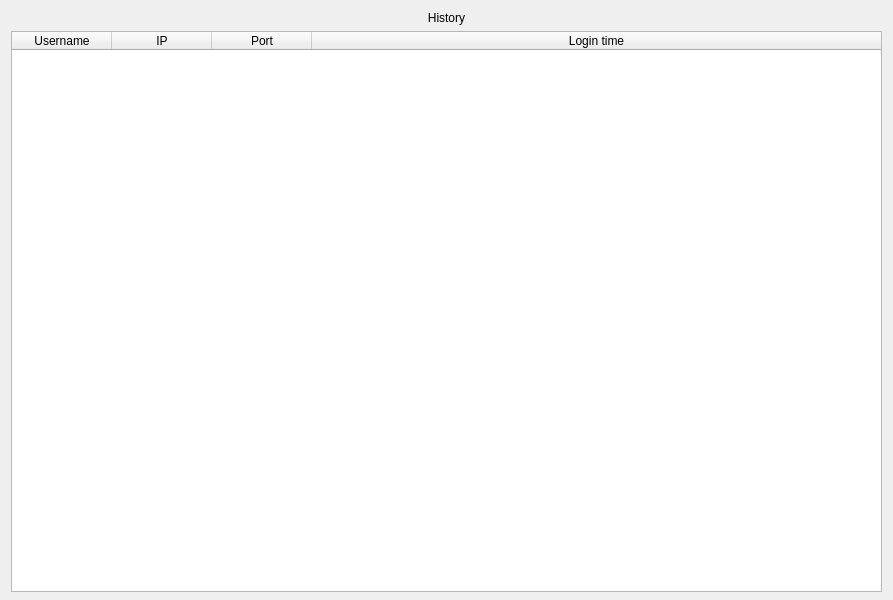
<?xml version="1.0" encoding="UTF-8"?>
<ui version="4.0">
 <class>statistics</class>
 <widget class="QDialog" name="statistics">
  <property name="geometry">
   <rect>
    <x>0</x>
    <y>0</y>
    <width>893</width>
    <height>600</height>
   </rect>
  </property>
  <property name="minimumSize">
   <size>
    <width>800</width>
    <height>600</height>
   </size>
  </property>
  <property name="windowTitle">
   <string>Statistics</string>
  </property>
  <widget class="QWidget" name="verticalLayoutWidget">
   <property name="geometry">
    <rect>
     <x>11</x>
     <y>11</y>
     <width>871</width>
     <height>581</height>
    </rect>
   </property>
   <layout class="QVBoxLayout" name="verticalLayout">
    <property name="sizeConstraint">
     <enum>QLayout::SetDefaultConstraint</enum>
    </property>
    <item>
     <widget class="QLabel" name="label_history_clients">
      <property name="text">
       <string>History</string>
      </property>
      <property name="alignment">
       <set>Qt::AlignCenter</set>
      </property>
     </widget>
    </item>
    <item>
     <widget class="QTableWidget" name="table_history_clients">
      <property name="minimumSize">
       <size>
        <width>550</width>
        <height>500</height>
       </size>
      </property>
      <attribute name="horizontalHeaderStretchLastSection">
       <bool>true</bool>
      </attribute>
      <column>
       <property name="text">
        <string>Username</string>
       </property>
      </column>
      <column>
       <property name="text">
        <string>IP</string>
       </property>
      </column>
      <column>
       <property name="text">
        <string>Port</string>
       </property>
      </column>
      <column>
       <property name="text">
        <string>Login time</string>
       </property>
      </column>
     </widget>
    </item>
   </layout>
  </widget>
 </widget>
 <resources/>
 <connections/>
</ui>
